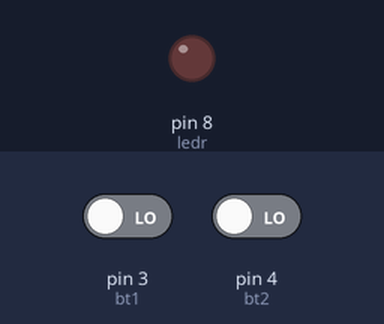
Bench run of a sketch on a simulated Arduino Uno, built with avr-gcc and run on an emulated ATmega328P. Parts: output pins drawn as LEDs (lit = HIGH). The test bench sets the inputs (shaded band); at power-on: pin 3 (bt1) LOW, pin 4 (bt2) LOW.

Above: at 1.2 s.
1.3 s: pin 3 (bt1) driven HIGH
At 2.4 s:
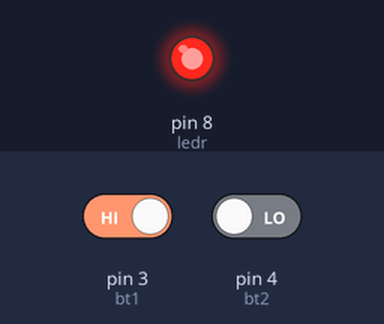
Timing chart, 0 to 4.3 s (numbered marks = the images above; inputs shaded):
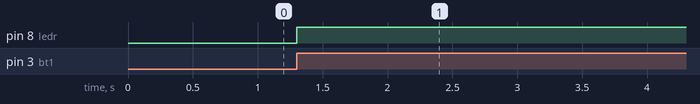

Measured:
- after the input at 1.3 s, pin 8 (ledr): LOW → HIGH at once

The sketch:

led_avec_2bt.ino
```cpp
int bt1 = 3 ;
int bt2 = 4 ;
int ledr = 8;
void setup() {
  // put your setup code here, to run once:
  pinMode(bt1,INPUT);
  pinMode(bt2,INPUT);
  pinMode(ledr,OUTPUT);

}

void loop() {
  // put your main code here, to run repeatedly:
  boolean val1 = digitalRead(bt1);
  boolean val2 = digitalRead(bt2);
  if(val1 == 1){
    digitalWrite(ledr,HIGH);
  }
  else if( val2 == 1){

    digitalWrite(ledr,LOW);
  }

}
```
